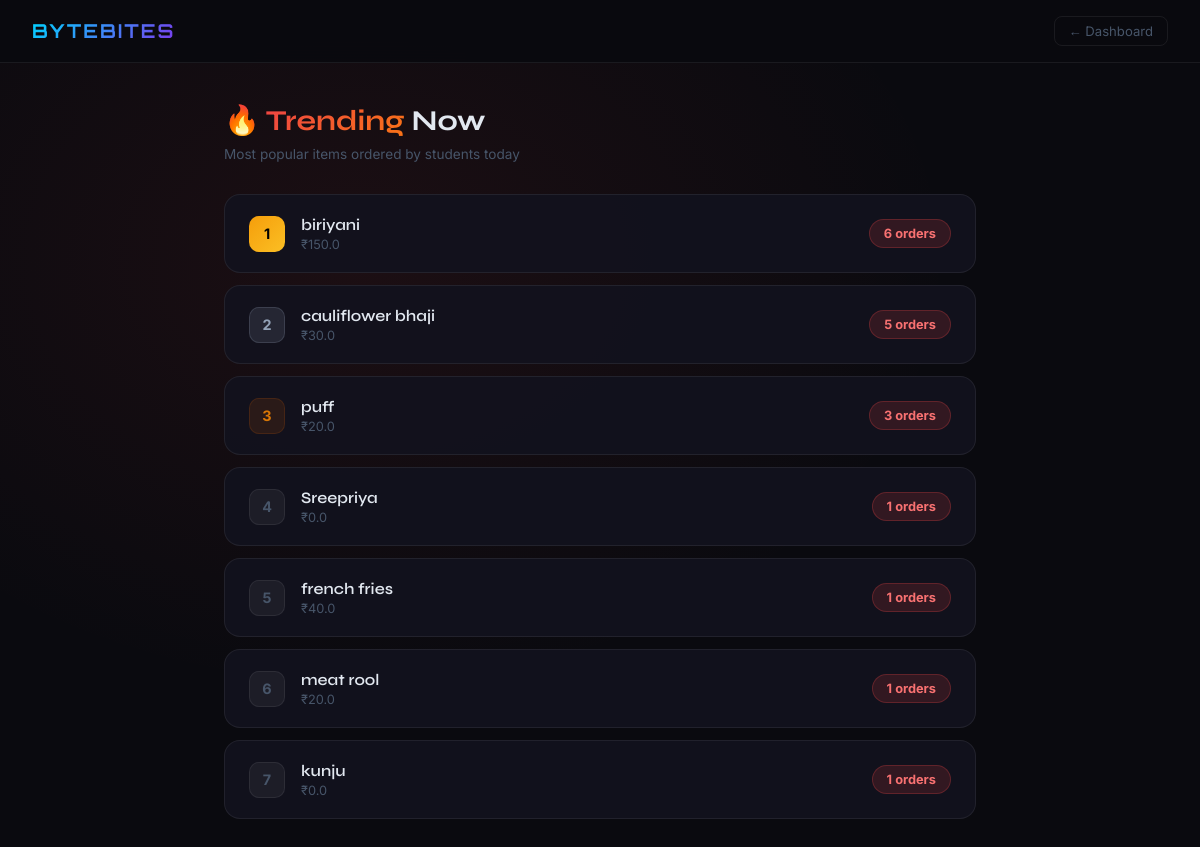
/trending (signed in), run on the app's committed database.
### tables this page shows
CREATE TABLE menu_items (
    id INTEGER PRIMARY KEY AUTOINCREMENT,
    name TEXT NOT NULL,
    price REAL NOT NULL,
    quantity INTEGER NOT NULL,
    available INTEGER NOT NULL DEFAULT 1
);

### app.py (the view)
@app.route("/trending")
def trending():
    if "customer_name" not in session:
        return redirect("/custlogin")
    conn  = get_db_connection()
    items = db_fetchall(conn, """
        SELECT m.name, m.price, COUNT(o.id) AS order_count
        FROM orders o JOIN menu_items m ON o.item_id = m.id
        GROUP BY o.item_id, m.name, m.price ORDER BY order_count DESC LIMIT 10
    """)
    db_close(conn)
    return render_template("trending.html", items=items)

### app.py (called while the page is built)
def get_db_connection():
    if DATABASE_URL:
        import psycopg2
        import psycopg2.extras
        conn = psycopg2.connect(DATABASE_URL)
        conn.autocommit = False
        return conn
    else:
        import sqlite3
        conn = sqlite3.connect("database.db")
        conn.row_factory = sqlite3.Row
        return conn

def db_fetchall(conn, sql, params=()):
    if DATABASE_URL:
        import psycopg2.extras
        sql = sql.replace("?", "%s")
        cur = conn.cursor(cursor_factory=psycopg2.extras.RealDictCursor)
        cur.execute(sql, params)
        return cur.fetchall()
    else:
        cur = conn.execute(sql, params)
        return cur.fetchall()

def db_close(conn):
    conn.close()

### templates/trending.html (shortened to what this page needs)
<!DOCTYPE html>
<html lang="en">
<head>
</head>
<body>
<nav>
  <span class="logo">BYTEBITES</span>
  <a href="/customer_dashboard" class="back">← Dashboard</a>
</nav>
<div class="container">
  <h1>🔥 <span>Trending</span> Now</h1>
  <p class="sub">Most popular items ordered by students today</p>
  {% if items %}
    {% for item in items %}
    <div class="trend-card">
      <div class="trend-left">
        <div class="rank {% if loop.index == 1 %}rank-1{% elif loop.index == 2 %}rank-2{% elif loop.index == 3 %}rank-3{% else %}rank-other{% endif %}">{{ loop.index }}</div>
        <div>
          <div class="item-name">{{ item['name'] }}</div>
          <div class="item-price">₹{{ item['price'] }}</div>
        </div>
      </div>
      <span class="order-badge">{{ item['order_count'] }} orders</span>
    </div>
    {% endfor %}
  {% else %}
    <div class="empty"><p>No trending data yet. Start ordering to see what's hot!</p></div>
  {% endif %}
</div>
</body>
</html>

### templates/trending.html (style rules this page uses)
* { margin:0;padding:0;box-sizing:border-box; }
body { min-height:100vh;background:#0a0a0f;color:#e2e8f0;font-family:'Inter',sans-serif;background-image:radial-gradient(ellipse at 30% 30%,rgba(239,68,68,0.08) 0%,transparent 50%); }
nav { background:rgba(10,10,15,0.95);border-bottom:1px solid rgba(255,255,255,0.07);padding:16px 32px;display:flex;align-items:center;justify-content:space-between;position:sticky;top:0;z-index:100;backdrop-filter:blur(20px); }
.logo { font-family:'Orbitron',sans-serif;font-size:1.2rem;font-weight:700;background:linear-gradient(135deg,#00d4ff,#7c3aed);-webkit-background-clip:text;-webkit-text-fill-color:transparent;letter-spacing:2px; }
.back { color:#475569;font-size:0.82rem;text-decoration:none;padding:6px 14px;border-radius:8px;border:1px solid rgba(255,255,255,0.07);transition:all 0.2s; }
.container { max-width:800px;margin:0 auto;padding:40px 24px; }
h1 { font-family:'Syne',sans-serif;font-size:1.8rem;margin-bottom:8px; }
h1 span { background:linear-gradient(135deg,#ef4444,#f97316);-webkit-background-clip:text;-webkit-text-fill-color:transparent; }
.sub { color:#475569;font-size:0.85rem;margin-bottom:32px; }
.trend-card { background:rgba(18,18,30,0.9);border:1px solid rgba(255,255,255,0.07);border-radius:16px;padding:20px 24px;margin-bottom:12px;display:flex;align-items:center;justify-content:space-between;transition:all 0.25s; }
.trend-left { display:flex;align-items:center;gap:16px; }
.rank { width:36px;height:36px;border-radius:10px;display:flex;align-items:center;justify-content:center;font-weight:700;font-size:0.9rem; }
.rank-1 { background:linear-gradient(135deg,#f59e0b,#fbbf24);color:#000; }
.rank-2 { background:rgba(148,163,184,0.15);color:#94a3b8;border:1px solid rgba(148,163,184,0.2); }
.rank-3 { background:rgba(180,83,9,0.15);color:#d97706;border:1px solid rgba(180,83,9,0.2); }
.rank-other { background:rgba(255,255,255,0.05);color:#475569;border:1px solid rgba(255,255,255,0.07); }
.item-name { font-family:'Syne',sans-serif;font-size:1rem;font-weight:600; }
.item-price { color:#475569;font-size:0.8rem;margin-top:3px; }
.order-badge { background:rgba(239,68,68,0.15);color:#f87171;border:1px solid rgba(239,68,68,0.25);padding:6px 14px;border-radius:20px;font-size:0.8rem;font-weight:700; }

### data on the page
menu_items: name "biriyani", price "150.0", order_count "6"
menu_items: name "cauliflower bhaji", price "30.0", order_count "5"
menu_items: name "puff", price "20.0", order_count "3"
menu_items: name "Sreepriya", price "0.0", order_count "1"
menu_items: name "french fries", price "40.0", order_count "1"
menu_items: name "meat rool", price "20.0", order_count "1"
menu_items: name "kunju", price "0.0", order_count "1"
